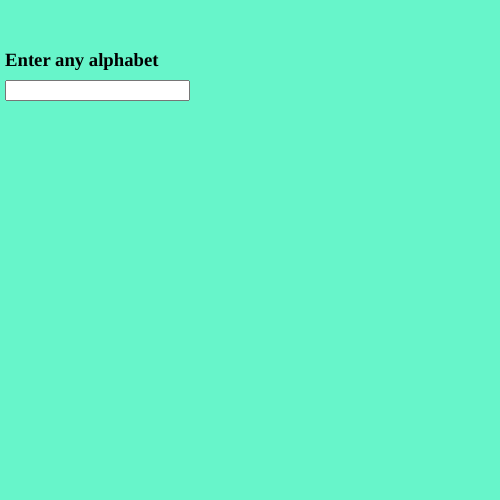
Frame 1 (no input)
Frame 60 (no input): identical to frame 1, image omitted
Frame 120 (the mouse pressed at the canvas centre since frame 60): identical to frame 1, image omitted

The p5.js sketch that drew this single still picture (run headless with seeded random() and noise() and a simulated clock; from frame 60 on, the mouse is pressed at the canvas centre):

// p5.js sketch
// ── sketch.js
var input,heading
function setup(){
  createCanvas(500,500)
  input=createInput();
  input.position(5,80);

  heading=createElement("h3","Enter any alphabet")
  heading.position(5,30)
}
function draw() {
  background(103, 245, 202);   //rgb- 0-255
  var v=input.value()
  switch(v){
    case 'a':
      console.log("It is a vowel")
      break;
    case 'e':
      console.log("It is a vowel")
      break;
    case 'i':
      console.log("It is a vowel")
      break;
    case 'o':
      console.log("It is a vowel")
      break;
    case 'u':
      console.log("It is a vowel")
      break;
    default:
      console.log("Please enter a vowel")
  }
}

// ── Box.js
class Box{
//constructor - modules
constructor(x,y,w,h){
    this.x=x;
    this.y=y;
    this.w=w;
    this.h=h;
}
//display or show
display(){
    rect(this.x,this.y,this.w,this.h)
}
speedx(sx){
    this.x+=sx
}
speedy(sy){
    this.y+=sy
}
}
